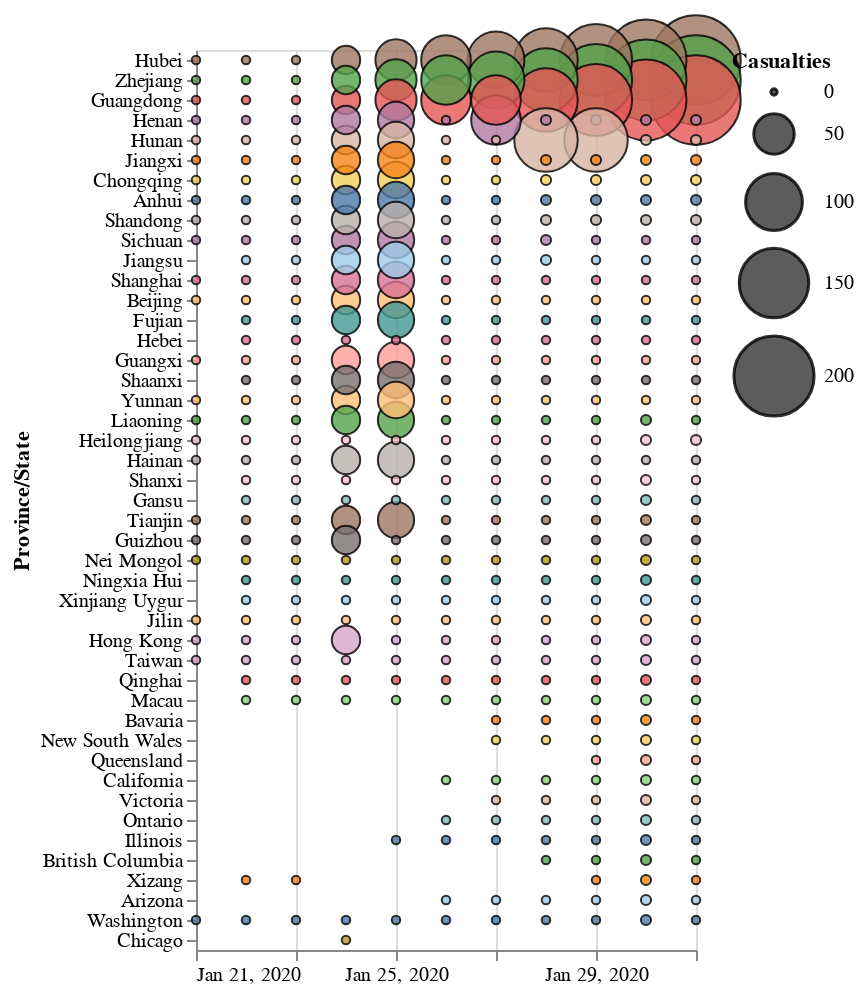

The code cell stored with this chart in its notebook:
### Code cell
symbs_death

### Figure 1 — Vega-Lite specification as saved in the notebook (floating-point values rounded to 4 significant figures; data arrays with more than 128 entries replaced by an {"elided": "..."} marker saying what was removed)
{"config": {"view": {"continuousWidth": 400, "continuousHeight": 300}}, "data": {"name": "data-e9705fafb9c4b8df47607fae5ca76961"}, "mark": {"type": "circle", "opacity": 0.8, "stroke": "black", "strokeWidth": 1}, "encoding": {"color": {"type": "nominal", "field": "Province/State", "legend": null, "scale": {"scheme": "tableau20"}}, "size": {"type": "quantitative", "aggregate": "max", "field": "Deaths", "legend": {"title": "Casualties"}, "scale": {"range": [10, 2000], "type": "linear"}}, "tooltip": [{"type": "temporal", "field": "Date", "timeUnit": "yearmonthdate", "title": "Date"}, {"type": "quantitative", "aggregate": "max", "field": "Deaths", "title": "Deaths"}, {"type": "nominal", "field": "Province/State"}], "x": {"type": "temporal", "axis": {"labelAngle": 0}, "field": "Date", "timeUnit": "yearmonthdate", "title": null}, "y": {"type": "nominal", "field": "Province/State", "sort": ["Hubei", "Zhejiang", "Guangdong", "Henan", "Hunan", "Jiangxi", "Chongqing", "Anhui", "Shandong", "Sichuan", "Jiangsu", "Shanghai", "Beijing", "Fujian", "Hebei", "Guangxi", "Shaanxi", "Yunnan", "Liaoning", "Heilongjiang", "Hainan", "Shanxi", "Gansu", "Tianjin", "Guizhou", "Nei Mongol", "Ningxia Hui", "nan", "Xinjiang Uygur", "Jilin", "Hong Kong", "Taiwan", "Qinghai", "Macau", "Bavaria", "New South Wales", "Queensland", "California", "Victoria", "Ontario", "Illinois", "British Columbia", "Xizang", "Arizona", "Washington", "Chicago"]}}, "height": 450, "width": 250, "$schema": "https://vega.github.io/schema/vega-lite/v4.0.0.json", "datasets": {"data-e9705fafb9c4b8df47607fae5ca76961": {"elided": "1125 records"}}}
